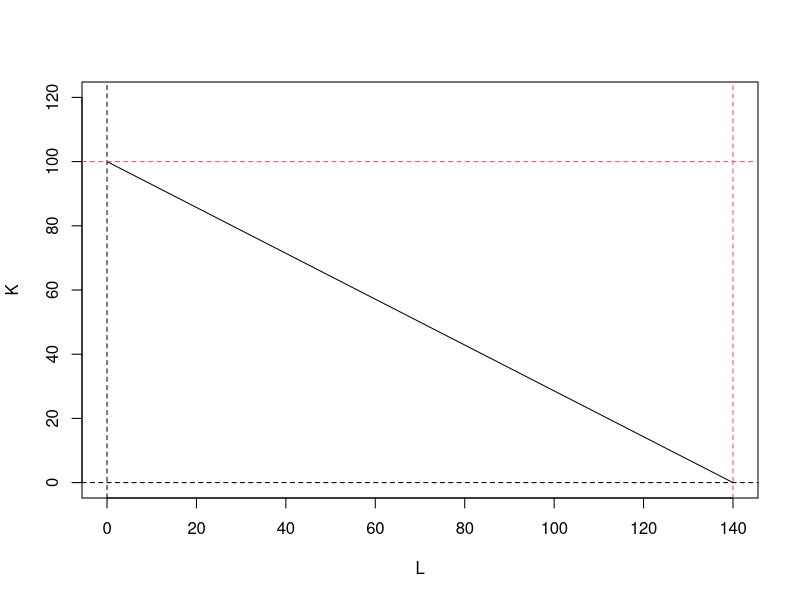
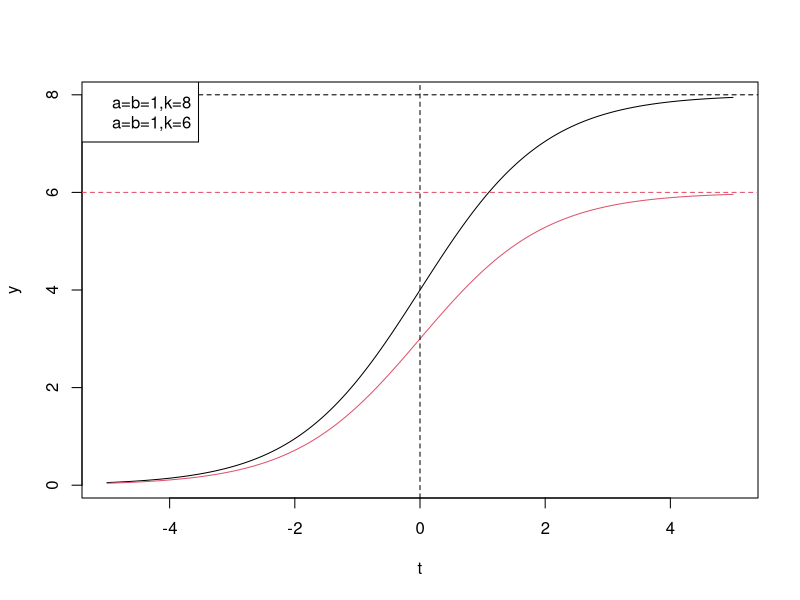

R code for these plots, in order:
## ---- chunk 1
knitr::opts_chunk$set(fig.pos = "!H", out.extra = "")
## ---- chunk 2
L = pretty(c(0,140),3000)
K=-5/7*L+100
plot(L,K,type = "l",xlab="L",ylab="K",ylim = c(0,120))
abline(v=0,lty=2)
abline(h=0,lty=2)
abline(h=100,col=2,lty=2)
abline(v=140,col=2,lty=2)
## ---- chunk 3
y<-function(k,a,b,t) k/(1+b*exp(-a*t))

t = pretty(c(-5,5),3000)
a=b=1

plot(t,y(8,a,b,t),type = "l",xlab="t",ylab="y")
lines(t,y(6,a,b,t),col=2)
abline(v=0,lty=2)
abline(h=8,col=1,lty=2)
abline(h=6,col=2,lty=2)
legend("topleft",c("a=b=1,k=8","a=b=1,k=6"),col=c(1,2))
